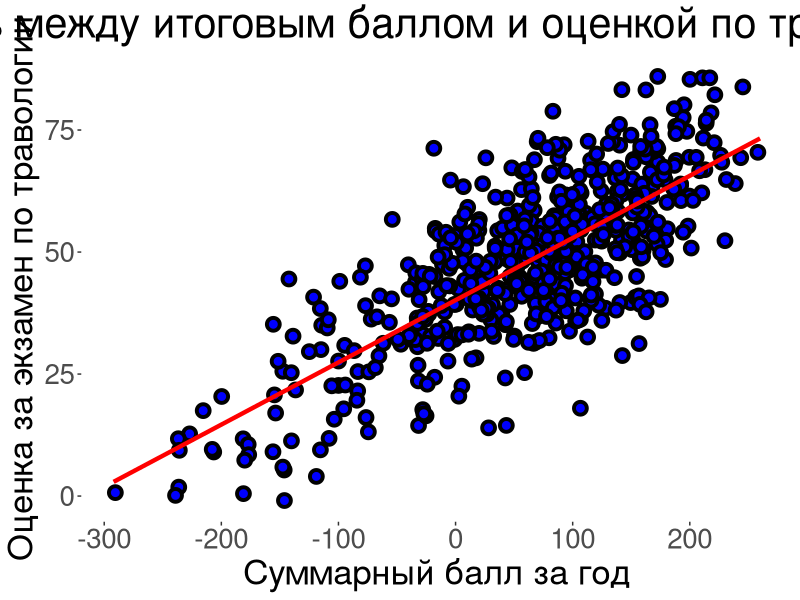
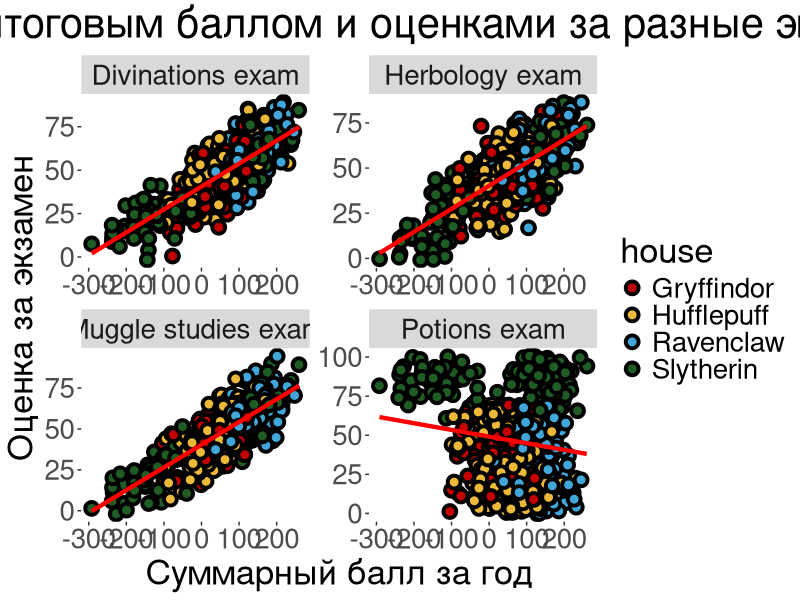
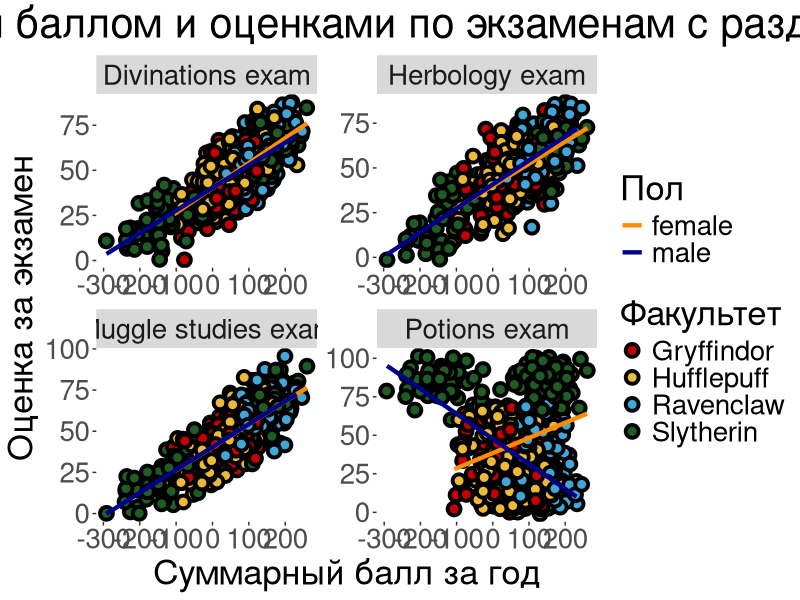
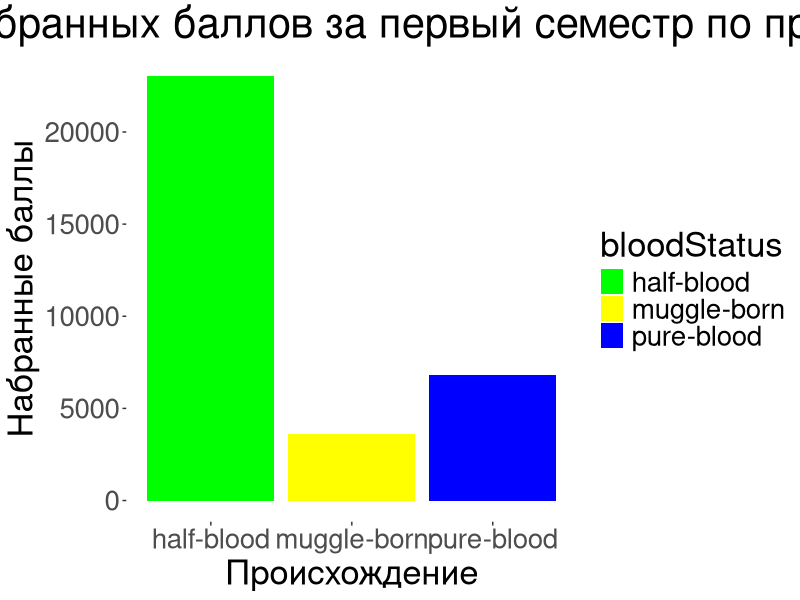
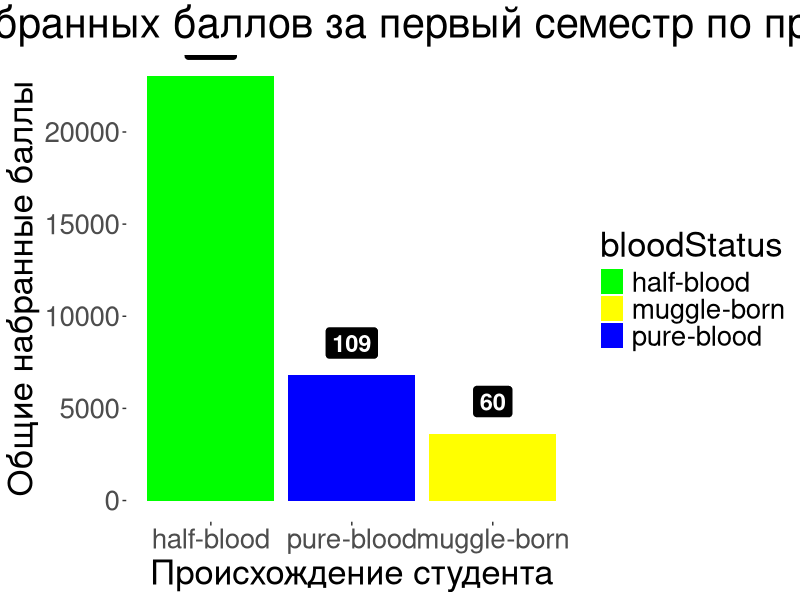
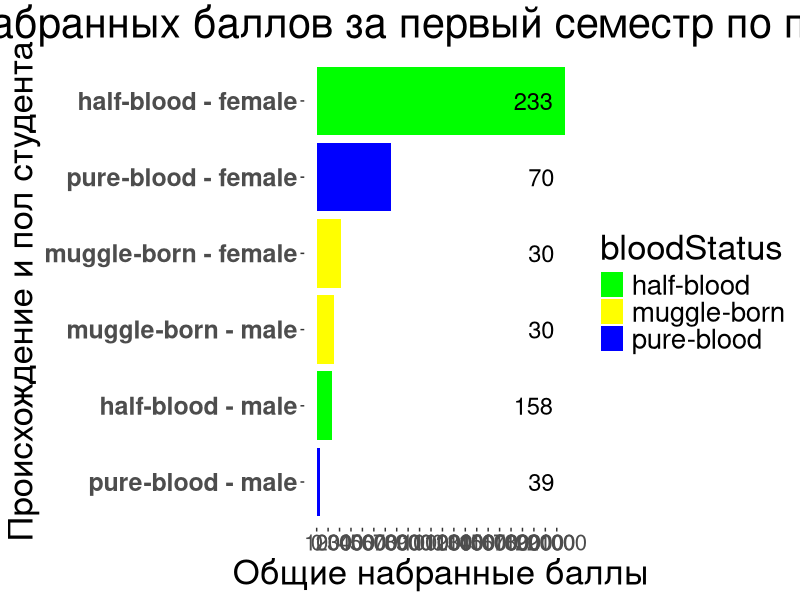
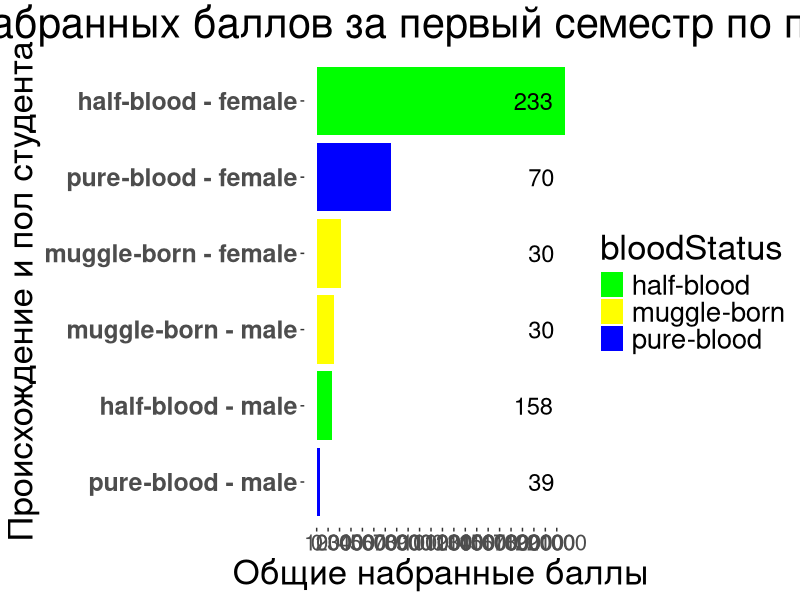

Write the R code that produced these figures, in order. (Note: this script raises an error after producing the figures.)
## ---- chunk 1
knitr::opts_chunk$set(echo = TRUE, message = FALSE, warning = FALSE, error = FALSE, fig.width=16, fig.height=10)
library(tidyverse)
## ---- chunk 2
hogwarts <- read_csv("data/hogwarts_2024.csv")
## ---- chunk 3

hogwarts <- hogwarts |> mutate(
  across(c(house, course, sex, wandCore, bloodStatus), ~ as.factor(.x))
)

#Пересоздание theme_custom


theme_custom <- theme(
    panel.background = element_rect(fill = "white"),
    plot.title = element_text(size = 30, hjust = 0.5),
    plot.subtitle = element_text(size = 25, hjust = 0.5),
    strip.text = element_text(size = 20),
    axis.text = element_text(size = 20),
    axis.title = element_text(size = 25),
    legend.title = element_text(size = 25),
    legend.text = element_text(size = 20)
  )

# Цвета факультетов
faculty_colors <- c("Gryffindor" = "#C50000", 
                    "Hufflepuff" = "#ECB939", 
                    "Ravenclaw" = "#41A6D9", 
                    "Slytherin" = "#1F5D25")

# А еще мы создаем функцию для стандартной ошибки среднего
se <- function(x){
  sd(x, na.rm=TRUE)/sqrt(length(x))# для чего?
}


## ---- chunk 4
hogwarts |> 
  ggplot(aes(x = result, y = `Herbology exam`)) +
  geom_point(shape = 21, 
             size = 3, 
             stroke = 2, 
             fill = "blue",  
             position = position_jitter(width = 2, height = 2)) +  
geom_smooth(method = "lm", se = FALSE, color = "red", linewidth = 1.5) +
  labs(title = "Связь между итоговым баллом и оценкой по травологии",
       x = "Суммарный балл за год",
       y = "Оценка за экзамен по травологии") +
  theme_custom  

## ---- chunk 5

# Создаем датафрейм только с нужными экзаменами
exam_columns <- c("Herbology exam", "Muggle studies exam", "Divinations exam", "Potions exam")
hogwarts_long <- hogwarts |> 
  pivot_longer(cols = all_of(exam_columns), 
               names_to = "exam", 
               values_to = "score")

# Построение графиков с разделением на экзамены и цветами факультетов
hogwarts_long |> 
  ggplot(aes(x = result, y = score)) +
  geom_point(aes(fill = house),
             shape = 21, 
             size = 3, 
             stroke = 2, 
             position = position_jitter(width = 2, height = 2)) +
  geom_smooth(method = "lm", se = FALSE, color = "red", linewidth = 1.5) +
  facet_wrap(~exam, scales = "free") +  # Разделение на несколько графиков по экзаменам
  scale_fill_manual(values = faculty_colors) +  
  labs(title = "Связь между итоговым баллом и оценками за разные экзамены",
       x = "Суммарный балл за год",
       y = "Оценка за экзамен") +
  theme_custom  


## ---- chunk 6
sex_colors <- c("male" = "darkblue", "female" = "darkorange")


hogwarts_long |> 
  ggplot(aes(x = result, y = score)) +
  geom_point(aes(fill = house),  # Цвета точек по факультетам
             shape = 21, 
             size = 3, 
             stroke = 2, 
             position = position_jitter(width = 2, height = 2)) +
  geom_smooth(aes(color = sex), method = "lm", se = FALSE, linewidth = 1.5) +  
  facet_wrap(~exam, scales = "free") + # Разделение на несколько графиков по экзаменам
  scale_fill_manual(values = faculty_colors) +  
  scale_color_manual(values = sex_colors) +  
  labs(title = "Связь между итоговым баллом и оценками по экзаменам с разделением по полу",
       x = "Суммарный балл за год",
       y = "Оценка за экзамен",
       color = "Пол",  
       fill = "Факультет") +  
  theme_custom  
## ---- chunk 7
# Группируем данные
hogwarts_summary <- hogwarts |> 
  rowwise() |> 
  mutate(semester_1_score = sum(c_across(starts_with("week_")), na.rm = TRUE)) |>  # Суммируем баллы за 1-17 недели
  ungroup() |> 
  group_by(bloodStatus) |>  # Группируем по происхождению
  summarise(total_score = sum(semester_1_score))

# Построение барплота
hogwarts_summary |> 
  ggplot(aes(x = bloodStatus, y = total_score, fill = bloodStatus)) +
  geom_col() +  
  labs(title = "Распределение набранных баллов за первый семестр по происхождению",
       x = "Происхождение",
       y = "Набранные баллы") +
  scale_fill_manual(values = c("pure-blood" = "blue", "half-blood" = "green", "muggle-born" = "yellow")) +  # Цвета для категорий
  theme_custom  

## ---- chunk 8
# Группируем данные
hogwarts_summary <- hogwarts |> 
  rowwise() |> 
  mutate(semester_1_score = sum(c_across(starts_with("week_")))) |>  # Суммируем баллы за 1-17 недели
  ungroup() |> 
  group_by(bloodStatus) |>  # Группируем по происхождению
  summarise(total_score = sum(semester_1_score), 
            count_students = n())  # Добавляем количество студентов



# Построение барплота с текстовыми метками
hogwarts_summary |> 
  ggplot(aes(x = reorder(bloodStatus, -total_score), # Сортировка 
             y = total_score, 
             fill = bloodStatus)) +  
  geom_col() +  
  geom_label(aes(label = count_students), 
             color = "white", 
             fill = "black", 
             size = 6, 
             fontface = "bold", 
             vjust = -0.5) +  # Добавляем метки с количеством студентов
  labs(title = "Распределение набранных баллов за первый семестр по происхождению",
       x = "Происхождение студента",
       y = "Общие набранные баллы") +
  scale_fill_manual(values = c("pure-blood" = "blue", "half-blood" = "green", "muggle-born" = "yellow")) +  
  theme_custom  

## ---- chunk 9
# Группируем данные по происхождению и полу
hogwarts_summary_gender <- hogwarts |> 
  rowwise() |> 
  mutate(semester_1_score = sum(c_across(starts_with("week_")))) |>  # Суммируем баллы за 1-17 недели
  ungroup() |> 
  group_by(bloodStatus, sex) |>  # Группируем по происхождению и полу
  summarise(total_score = sum(semester_1_score), 
            count_students = n())  # Добавляем количество студентов

# Построение барплота с разбивкой по происхождению и полу
barPlot_gender <- hogwarts_summary_gender |> 
  ggplot(aes(x = total_score, y = fct_reorder(paste(bloodStatus, sex, sep = " - "), total_score), fill = bloodStatus)) +  
  geom_col() +  
  geom_text(aes(label = count_students), 
            x = 21000,
            color = "black", 
            size = 6, 
            hjust = 1.1) +  # Размещение меток справа
  labs(title = "Распределение набранных баллов за первый семестр по происхождению и полу",
       x = "Общие набранные баллы",
       y = "Происхождение и пол студента") +
  scale_fill_manual(values = c("pure-blood" = "blue", "half-blood" = "green", "muggle-born" = "yellow")) +  # Цвета для категорий
  scale_x_continuous(breaks = seq(0, max(hogwarts_summary_gender$total_score), by = 1000)) +  # Шаг оси Y через 1000 баллов
  theme_custom +
  theme(axis.text.x = element_text(size = 16), 
        axis.text.y = element_text(size = 18, face = "bold"))

# Сохраняем график в формате PNG
ggsave("hogwarts_gender_score_distribution.png", barPlot_gender, width = 20, height = 15, dpi = 300, units = "in")

# Вывод графика с метками
barPlot_gender

## ---- chunk 10
# Гистограмма с перекрытием
hist_combined_plot <- ggplot(hogwarts, aes(x = `Potions exam`, fill = "Potions")) + 
  geom_histogram(binwidth = 10, color = "black", alpha = 0.5) +
  geom_histogram(aes(x = `Study of ancient runes exam`, fill = "Ancient Runes"), binwidth = 10, color = "black", alpha = 0.5) +
  scale_fill_manual(values = c("Potions" = "blue", "Ancient Runes" = "orange")) +
  labs(title = "Распределение баллов за зельеварение и древние руны", 
       x = "Баллы за экзамен", 
       y = "Частота") +
  theme_custom

# Диаграмма рассеяния для сравнения двух экзаменов
scatter_comparison_plot <- ggplot(hogwarts, aes(x = `Potions exam`, y = `Study of ancient runes exam`)) +
  geom_point(color = "purple", size = 3, alpha = 0.6) +
  geom_smooth(method = "lm", se = FALSE, color = "red") +
  labs(title = "Сравнение баллов за зельеварение и древние руны", 
       x = "Баллы за зельеварение", 
       y = "Баллы за древние руны") +
  theme_custom

# Boxplot для двух экзаменов
boxplot_combined_plot <- ggplot(hogwarts) +
  geom_boxplot(aes(x = "Potions exam", y = `Potions exam`, fill = "Potions"), alpha = 0.5) +
  geom_boxplot(aes(x = "Ancient Runes exam", y = `Study of ancient runes exam`, fill = "Ancient Runes"), alpha = 0.5) +
  scale_fill_manual(values = c("Potions" = "blue", "Ancient Runes" = "orange")) +
  labs(title = "Boxplot баллов по зельеварению и древним рунам", 
       x = "Экзамен", 
       y = "Баллы") +
  theme_custom

# Объединение графиков
final_plot <- ggarrange(
  ggarrange(scatter_comparison_plot, hist_combined_plot, ncol = 2),
  boxplot_combined_plot,               
  ncol = 1, nrow = 2,
  heights = c(1, 1)
)

# Вывод объединенного графика
final_plot








## ---- chunk 11
# Рассчитываем средний балл по зельеварению для студентов разного происхождения
average_potions_score_blood <- hogwarts |> 
  group_by(bloodStatus) |> 
  summarise(mean_score = mean(`Potions exam`))

# Построение первого графика
potions_score_blood_plot <- ggplot(average_potions_score_blood) +
  geom_col(aes(x = fct_reorder(bloodStatus, mean_score, .desc = FALSE), 
               y = mean_score, 
               fill = bloodStatus)) +
  labs(title = "Средний балл по зельеварению в зависимости от происхождения",
       title.wjust = 1,
       x = "Происхождение",
       y = "Средний балл") +
  scale_fill_manual(values = c("muggle-born" = "#ECB939", 
                               "pure-blood" = "#41A6D9", 
                               "half-blood" = "#1F5D25")) +
  theme_custom
?labs()
# Вывод первого графика
potions_score_blood_plot
## ---- chunk 12
# Рассчитываем средний балл по зельеварению для студентов разного происхождения и факультетов
average_potions_score_blood_house <- hogwarts |> 
  group_by(bloodStatus, house) |> 
  summarise(mean_score = mean(`Potions exam`, na.rm = TRUE)) |> 
  mutate(`blood and house` = paste0(bloodStatus, " & ", house))

# Построение второго графика
potions_score_blood_house_plot <- ggplot(average_potions_score_blood_house) +
  geom_col(aes(y = fct_reorder(`blood and house`, mean_score, .desc = FALSE), 
               x = mean_score,
               fill = bloodStatus)) +
  labs(title = "Средний балл по зельеварению в зависимости от происхождения и факультета",
       hjust = 0.5,
       x = "Средний балл",
       y = "Происхождение и факультет") +
  scale_fill_manual(values = c("muggle-born" = "#ECB939", 
                               "pure-blood" = "#41A6D9", 
                               "half-blood" = "#1F5D25")) +
  theme_custom

# Вывод второго графика
potions_score_blood_house_plot
## ---- chunk 13
# Построение первого графика (сделаем его горизонтальным)



# Объединение графиков
final_plot <- ggarrange(
  potions_score_blood_plot+ylim(0,90)+
coord_flip()+ylim(0,90)#+scale_y_continuous(expand = c(0.15, 2))
, potions_score_blood_house_plot+xlim(0,90),
  ncol = 1, nrow = 2,
  heights = c(1,2)
)

# Вывод объединенного графика
final_plot
